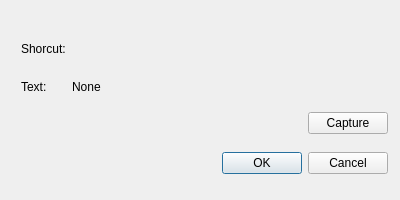
<?xml version="1.0" encoding="UTF-8"?>
<ui version="4.0">
 <class>KeyShortcuts</class>
 <widget class="QDialog" name="KeyShortcuts">
  <property name="geometry">
   <rect>
    <x>0</x>
    <y>0</y>
    <width>400</width>
    <height>200</height>
   </rect>
  </property>
  <property name="windowTitle">
   <string>Dialog</string>
  </property>
  <layout class="QVBoxLayout" name="verticalLayout">
   <property name="leftMargin">
    <number>12</number>
   </property>
   <property name="topMargin">
    <number>12</number>
   </property>
   <property name="rightMargin">
    <number>12</number>
   </property>
   <property name="bottomMargin">
    <number>12</number>
   </property>
   <item>
    <widget class="QFrame" name="frame">
     <property name="sizePolicy">
      <sizepolicy hsizetype="Preferred" vsizetype="Maximum">
       <horstretch>0</horstretch>
       <verstretch>0</verstretch>
      </sizepolicy>
     </property>
     <property name="frameShape">
      <enum>QFrame::NoFrame</enum>
     </property>
     <property name="frameShadow">
      <enum>QFrame::Raised</enum>
     </property>
     <layout class="QGridLayout" name="gridLayout">
      <property name="topMargin">
       <number>0</number>
      </property>
      <property name="bottomMargin">
       <number>0</number>
      </property>
      <item row="1" column="0">
       <widget class="QLabel" name="textLabel">
        <property name="sizePolicy">
         <sizepolicy hsizetype="Preferred" vsizetype="Maximum">
          <horstretch>0</horstretch>
          <verstretch>0</verstretch>
         </sizepolicy>
        </property>
        <property name="text">
         <string>Text:</string>
        </property>
       </widget>
      </item>
      <item row="0" column="0">
       <widget class="QLabel" name="shortcutLabel">
        <property name="sizePolicy">
         <sizepolicy hsizetype="Maximum" vsizetype="Maximum">
          <horstretch>0</horstretch>
          <verstretch>0</verstretch>
         </sizepolicy>
        </property>
        <property name="minimumSize">
         <size>
          <width>0</width>
          <height>50</height>
         </size>
        </property>
        <property name="text">
         <string>Shorcut:</string>
        </property>
       </widget>
      </item>
      <item row="0" column="1">
       <widget class="QWidget" name="buttonLayout" native="true">
        <property name="sizePolicy">
         <sizepolicy hsizetype="Preferred" vsizetype="Maximum">
          <horstretch>0</horstretch>
          <verstretch>0</verstretch>
         </sizepolicy>
        </property>
        <layout class="QHBoxLayout" name="horizontalLayout_3"/>
       </widget>
      </item>
      <item row="0" column="2">
       <spacer name="horizontalSpacer_2">
        <property name="orientation">
         <enum>Qt::Horizontal</enum>
        </property>
        <property name="sizeHint" stdset="0">
         <size>
          <width>40</width>
          <height>20</height>
         </size>
        </property>
       </spacer>
      </item>
      <item row="1" column="1" colspan="2">
       <widget class="QLabel" name="textKeys">
        <property name="enabled">
         <bool>true</bool>
        </property>
        <property name="text">
         <string>None</string>
        </property>
       </widget>
      </item>
     </layout>
    </widget>
   </item>
   <item>
    <widget class="QFrame" name="frame_2">
     <property name="sizePolicy">
      <sizepolicy hsizetype="Preferred" vsizetype="Maximum">
       <horstretch>0</horstretch>
       <verstretch>0</verstretch>
      </sizepolicy>
     </property>
     <property name="frameShape">
      <enum>QFrame::NoFrame</enum>
     </property>
     <property name="frameShadow">
      <enum>QFrame::Raised</enum>
     </property>
     <layout class="QHBoxLayout" name="horizontalLayout_2">
      <property name="leftMargin">
       <number>0</number>
      </property>
      <property name="topMargin">
       <number>0</number>
      </property>
      <property name="rightMargin">
       <number>0</number>
      </property>
      <property name="bottomMargin">
       <number>0</number>
      </property>
      <item>
       <widget class="QLabel" name="statusText">
        <property name="text">
         <string/>
        </property>
       </widget>
      </item>
      <item>
       <spacer name="horizontalSpacer">
        <property name="orientation">
         <enum>Qt::Horizontal</enum>
        </property>
        <property name="sizeHint" stdset="0">
         <size>
          <width>40</width>
          <height>20</height>
         </size>
        </property>
       </spacer>
      </item>
      <item>
       <widget class="QPushButton" name="captureButton">
        <property name="sizePolicy">
         <sizepolicy hsizetype="Maximum" vsizetype="Fixed">
          <horstretch>0</horstretch>
          <verstretch>0</verstretch>
         </sizepolicy>
        </property>
        <property name="text">
         <string>Capture</string>
        </property>
       </widget>
      </item>
     </layout>
    </widget>
   </item>
   <item>
    <widget class="QDialogButtonBox" name="buttonBox">
     <property name="sizePolicy">
      <sizepolicy hsizetype="Expanding" vsizetype="Maximum">
       <horstretch>0</horstretch>
       <verstretch>0</verstretch>
      </sizepolicy>
     </property>
     <property name="orientation">
      <enum>Qt::Horizontal</enum>
     </property>
     <property name="standardButtons">
      <set>QDialogButtonBox::Cancel|QDialogButtonBox::Ok</set>
     </property>
    </widget>
   </item>
  </layout>
 </widget>
 <resources/>
 <connections>
  <connection>
   <sender>buttonBox</sender>
   <signal>accepted()</signal>
   <receiver>KeyShortcuts</receiver>
   <slot>accept()</slot>
   <hints>
    <hint type="sourcelabel">
     <x>248</x>
     <y>254</y>
    </hint>
    <hint type="destinationlabel">
     <x>157</x>
     <y>274</y>
    </hint>
   </hints>
  </connection>
  <connection>
   <sender>buttonBox</sender>
   <signal>rejected()</signal>
   <receiver>KeyShortcuts</receiver>
   <slot>reject()</slot>
   <hints>
    <hint type="sourcelabel">
     <x>316</x>
     <y>260</y>
    </hint>
    <hint type="destinationlabel">
     <x>286</x>
     <y>274</y>
    </hint>
   </hints>
  </connection>
 </connections>
</ui>
